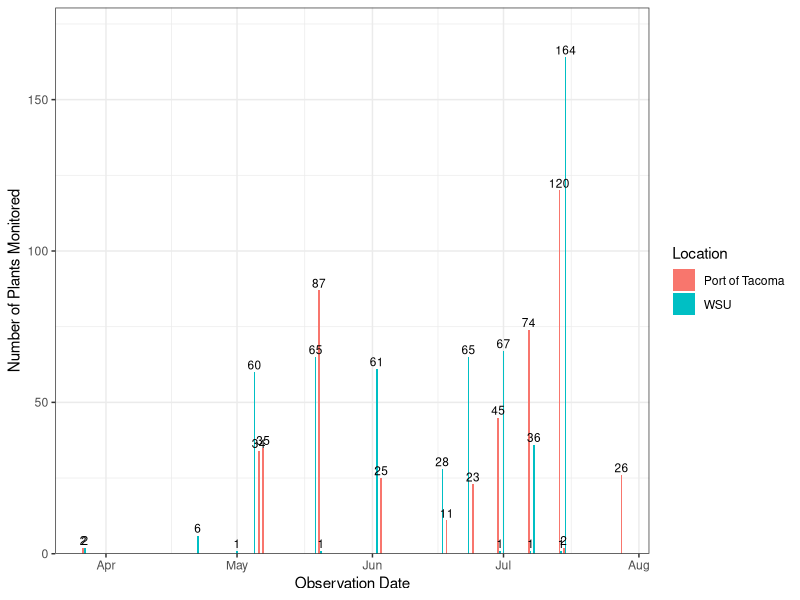
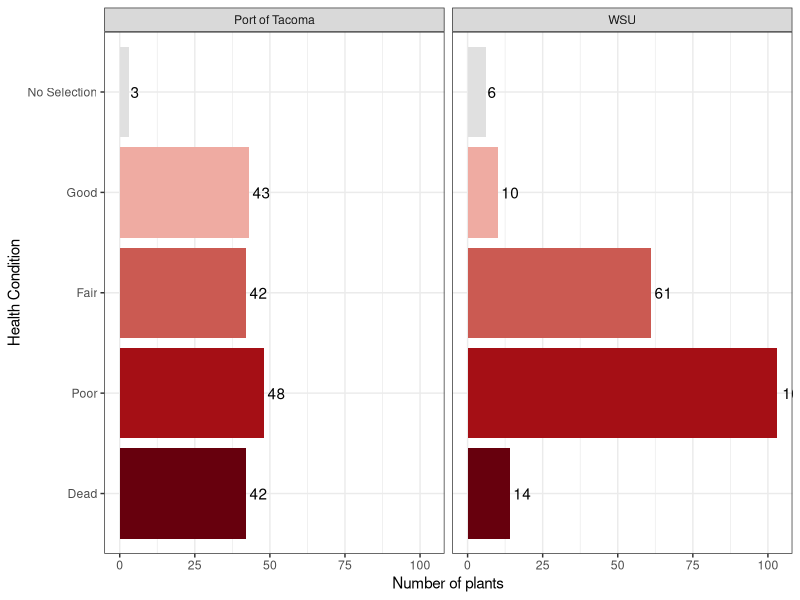
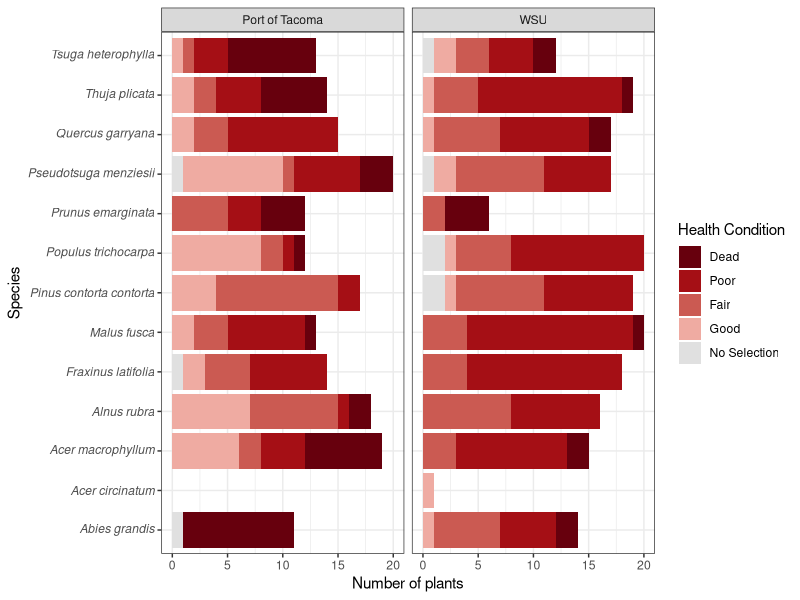

Source code (R) for these figures, in order:
## ---- chunk 1
knitr::opts_chunk$set(echo = FALSE)
## ---- chunk 2
library(tidyverse)
library(kableExtra)
## ---- chunk 3
data <-read.csv("./data/observations-7.28.26.csv")
#data <- data[c(1,4,8,14,43,47:60)]
## ---- chunk 4
data <- data %>%
  mutate(
    location = case_when(
      str_starts(field.plant.number..from.tag.or.map., "POT") ~ "Port of Tacoma",
      TRUE ~ "WSU"
  )
) %>%
  mutate(
    field.plant.health.condition = case_when(
      is.na(field.plant.health.condition) ~ "No Selection",
      field.plant.health.condition == "" ~ "No Selection",
      TRUE ~ field.plant.health.condition
    ) 
  ) %>%
   mutate(
    scientific_name = str_trim(scientific_name),
    scientific_name = recode(
      scientific_name,
      "Quercus garryana garryana" = "Quercus garryana",
      "Pseudotsuga" = "Pseudotsuga menziesii"
    )
  ) %>%
   filter(
    !is.na(scientific_name),
    scientific_name != "",
    !is.na(`field.plant.number..from.tag.or.map.`),
    `field.plant.number..from.tag.or.map.` != ""
  ) %>% 
   mutate(
    observed_on = as.Date(observed_on),
    scientific_name = factor(scientific_name),
    field.plant.health.condition = factor(field.plant.health.condition),
    field.foliage...insect.feeding = factor(field.foliage...insect.feeding),
    field.foliage...deformation = factor(field.foliage...deformation),
    field.woody.tissue....structural.damage = factor(field.woody.tissue....structural.damage),
    field.woody.tissue...signs.of.disease = factor(field.woody.tissue...signs.of.disease),
    field.woody.tissue...insect.activity = factor(field.woody.tissue...insect.activity),
    field.woody.tissue...symptoms = factor(field.woody.tissue...symptoms),
    field.root.collar...signs.of.disease = factor(field.root.collar...signs.of.disease),
    field.critical.root.zone..within.canopy.drip.line....damage.or.concerns =
    factor(field.critical.root.zone..within.canopy.drip.line....damage.or.concerns),
    location = factor(location) 
    )%>%
   mutate(
    field.plant.number..from.tag.or.map. =
      field.plant.number..from.tag.or.map. %>%
      str_replace(regex("^wsup", ignore_case = TRUE), "WSUP") %>%  # fix capitalization
      str_replace("^WSUP\\.", "WSUP") %>%                          # remove period
      str_replace("^WSUP(\\d)", "WSUP \\1") %>%                    # add missing space
      str_squish()                                                 # clean extra spaces
      )%>%
   mutate(
    field.plant.health.condition = factor(
      field.plant.health.condition,
      levels = c(
        "Dead",
        "Poor",
        "Fair",
        "Good",
        "No Selection"
      )))

## ---- chunk 5
Plant.Summary <- data %>%
  group_by(location) %>%
  summarise(
    Observations = n(),
    Unique.Plants = n_distinct(field.plant.number..from.tag.or.map.)
  )
## ---- chunk 6
obs.by.date <- data %>%
 mutate(observed_on = as.Date(observed_on)) %>%
  count(observed_on, location)
## ---- chunk 7
pd <- position_dodge2(width = 0.9, preserve = "single")
ggplot(obs.by.date,
       aes(observed_on, n, fill = location)) +
  geom_col(
    position = pd,
    width = 0.8
  ) +
  geom_text(
    aes(label = n),
    position = pd,
    vjust = -0.3,
    size = 3
  ) +
  scale_y_continuous(
    expand = expansion(mult = c(0, 0.1))
  ) +
  theme_bw() +
  labs(
    x = "Observation Date",
    y = "Number of Plants Monitored",
    fill = "Location"
  )
## ---- chunk 8
most.recent.data <- data %>%
  mutate(observed_on = as.Date(observed_on)) %>%
  group_by(field.plant.number..from.tag.or.map.) %>%
  slice_max(observed_on, n = 1, with_ties = FALSE) %>%
  ungroup()
## ---- chunk 9
ggplot(
  most.recent.data,
  aes(field.plant.health.condition,
      fill = field.plant.health.condition)
) +
  geom_bar() +
  stat_count(
    aes(label = after_stat(count)),
    geom = "text",
    hjust = -0.2
  ) +
  coord_flip() +
  facet_wrap(~location) +
  theme_bw()+ 
  guides(fill="none")+
  scale_fill_manual(
    values = c(
      "Dead"         = "#67000D",
      "Poor"         = "#A50F15",
      "Fair"         = "#CB5A52",
      "Good"         = "#EFABA2",
      "No Selection" = "#E0E0E0"))+
  labs(    
    x = "Health Condition",
    y = "Number of plants"
    )
## ---- chunk 10
ggplot(
  most.recent.data,
  aes(
    x = scientific_name,
    fill = field.plant.health.condition
  )
) +
  geom_bar() +
  facet_wrap(~ location,nrow=1) +
  scale_fill_manual(
    values = c(
      "Dead"         = "#67000D",
      "Poor"         = "#A50F15",
      "Fair"         = "#CB5A52",
      "Good"         = "#EFABA2",
      "No Selection" = "#E0E0E0"
    )) +
  coord_flip() +
  scale_x_discrete(labels = function(x) parse(text = paste0("italic('", x, "')"))) +
  theme_bw() +
  labs(
    x = "Species",
    y = "Number of plants",
    fill = "Health Condition"
  )
## ---- chunk 11
Health.Conflicts <- data %>%
  group_by(`field.plant.number..from.tag.or.map.`) %>%
  filter(n_distinct(`field.plant.health.condition`, na.rm = TRUE) > 1) %>%
  arrange(`field.plant.number..from.tag.or.map.`)
## ---- chunk 12
Health.Conflict.Summary <- data %>%
  group_by(`field.plant.number..from.tag.or.map.`,scientific_name) %>%
  summarise(
    n_entries = n(),
    n_health_conditions = n_distinct(`field.plant.health.condition`, na.rm = TRUE),
    health_conditions = paste(unique(na.omit(`field.plant.health.condition`)), collapse = ", "),
    .groups = "drop"
  ) %>%
  filter(n_health_conditions > 1) %>%
  arrange(`field.plant.number..from.tag.or.map.`)
kable(Health.Conflict.Summary[c(1:3,5)])

## ---- chunk 13
# Good <-> Fair

good_fair <- Health.Conflict.Summary %>%

  filter(health_conditions %in% c("Good, Fair", "Fair, Good"))

# Fair <-> Poor

fair_poor <- Health.Conflict.Summary %>%

  filter(health_conditions %in% c("Fair, Poor", "Poor, Fair"))

# Dead transitions

dead_transition <- Health.Conflict.Summary %>%

  filter(str_detect(health_conditions, "Dead")) %>%

  filter(

    str_detect(health_conditions, "Poor") |

    str_detect(health_conditions, "Fair")

  )

## ---- chunk 14
kable(good_fair)
## ---- chunk 15
kable(fair_poor)
## ---- chunk 16
kable(dead_transition)
## ---- chunk 17

All_Dead <- data %>%

  filter(`field.plant.health.condition` == "Dead") %>%

  group_by(`field.plant.number..from.tag.or.map.`, scientific_name) %>%

  summarise(

    n_dead_records = n(),

    n_total_records = n_distinct(observed_on), # replace with your date field if desired

    .groups = "drop"

  ) %>%

  arrange(`field.plant.number..from.tag.or.map.`)

kable(All_Dead)
## ---- chunk 18
insect.activity <- data %>% 
  filter(
    field.woody.tissue...insect.activity != "No Selection" & 
    field.woody.tissue...insect.activity != "None" &
    field.woody.tissue...insect.activity != "Not Sure" &
    field.woody.tissue...insect.activity != "" 
  ) %>%
  droplevels() %>%
  group_by(field.plant.number..from.tag.or.map.,scientific_name) %>%
  summarize(
    n_entries = n(),
    n_signs.of.disease = n_distinct(field.woody.tissue...insect.activity, na.rm = TRUE),
    insect.activity = paste(unique(na.omit(field.woody.tissue...insect.activity)), collapse = ", "),
    .groups = "drop"
    ) %>%
  arrange(field.plant.number..from.tag.or.map.)
kable(insect.activity[c(1,2,5)])
## ---- chunk 19
signs.of.disease <- data %>% 
  filter(
    field.woody.tissue...signs.of.disease != "No Selection" & 
    field.woody.tissue...signs.of.disease != "None" &
    field.woody.tissue...signs.of.disease != "Not Sure" &
    field.woody.tissue...signs.of.disease != "" 
  ) %>%
  droplevels() %>%
  group_by(field.plant.number..from.tag.or.map.,scientific_name) %>%
  summarize(
    n_entries = n(),
    n_signs.of.disease = n_distinct(field.woody.tissue...signs.of.disease, na.rm = TRUE),
    signs.of.disease = paste(unique(na.omit(field.woody.tissue...signs.of.disease)), collapse = ", "),
    .groups = "drop"
    ) %>%
  arrange(field.plant.number..from.tag.or.map.)
kable(signs.of.disease[c(1,2,5)])
